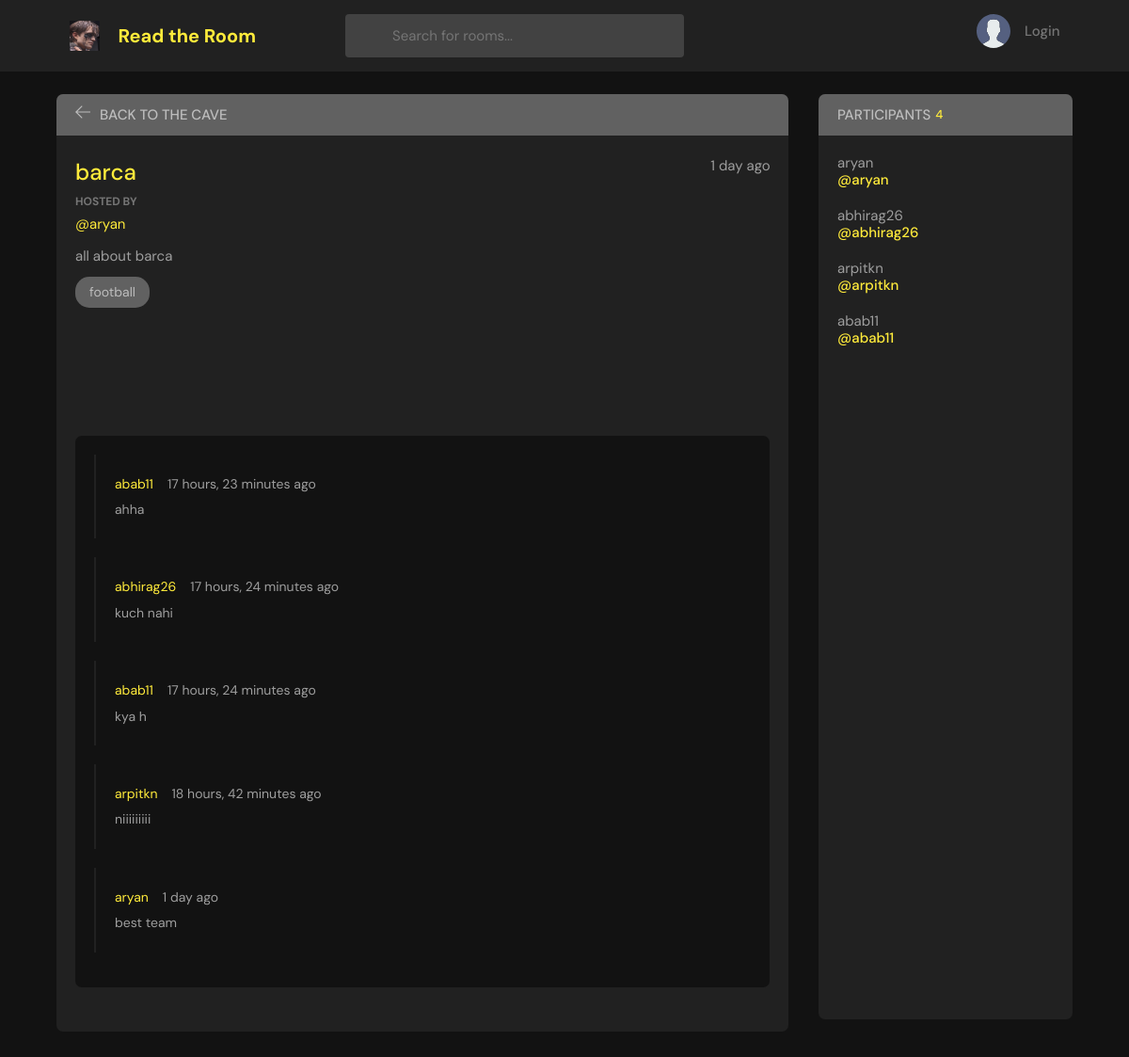
The app's page /about_page/33/ with its own data.
### base/models.py (models this page shows, shortened)
class Rooms(models.Model):
    host =  models.ForeignKey(User,on_delete=models.SET_NULL, null = True)
    topic =  models.ForeignKey(Topic,on_delete=models.SET_NULL, null = True)
    name = models.CharField(max_length=200)
    description = models.TextField(null=True, blank=True)
    participants = models.ManyToManyField(User,related_name='participants',blank = True)
    updated = models.DateTimeField(auto_now=True)
    created = models.DateTimeField(auto_now_add=True)
    class Meta:
        ordering = ['-updated','-created']

class Topic(models.Model):
    name = models.CharField(max_length=200)
    def __str__(self):
        return self.name

class Message(models.Model):
    user = models.ForeignKey(User, on_delete=models. CASCADE)
    room = models.ForeignKey(Rooms,on_delete=models.CASCADE)
    body = models.TextField()
    updated = models.DateTimeField(auto_now=True)
    created = models.DateTimeField(auto_now_add=True)
    class Meta:
        ordering = ['-updated','-created']

### base/views.py (the view, shortened to what this page needs)
# urls.py: path('about_page/<str:pk>/', views.about, name="about"),
def about(request,pk):
    room = Rooms.objects.get(id=pk)
    room_messages = room.message_set.all()
    participants = room.participants.all()
    context = {
        'room':room,
        'room_messages':room_messages,
        'participants': participants
    }
    return render(request,"base/about.html",context)

### base/templates/base/about.html (shortened to what this page needs)
{% extends 'main.html' %}
{% block content %}
{% load static %}
    <main class="profile-page layout layout--2">
      <div class="container">
        <div class="room">
          <div class="room__top">
            <div class="room__topLeft">
              <a href="{% url 'home' %}">
                <svg version="1.1" xmlns="http://www.w3.org/2000/svg" width="32" height="32" viewBox="0 0 32 32">
                  <title>arrow-left</title>
                  <path
                    d="M13.723 2.286l-13.723 13.714 13.719 13.714 1.616-1.611-10.96-10.96h27.625v-2.286h-27.625l10.965-10.965-1.616-1.607z"
                  ></path>
                </svg>
              </a>
              <h3>Back to the Cave</h3>
            </div>
          </div>
          <div class="room__box scroll">
            <div class="room__header scroll">
              <div class="room__info">
                <h3>{{room.name}}</h3>
                <span>{{room.created|timesince}} ago</span>
              </div>
              <div class="room__hosted">
                <p>Hosted By</p>
                <a href="{% url 'user-profile' room.host.id %}" class="room__author">
                  <span>@{{room.host}}</span>
                </a>
              </div>
              <div class="room__details">
               {{room.description}}
              </div>
              <span class="room__topics">{{room.topic}}</span>
            </div>
            <div class="room__conversation">
              <div class="threads scroll">
              {% for message in room_messages %}
                <div class="thread">
                  <div class="thread__top">
                    <div class="thread__author">
                      <a href="{% url 'user-profile' message.user.id %}" class="thread__authorInfo">
                        <span>{{message.user.username}}</span>
                      </a>
                      <span class="thread__date">{{message.created|timesince}} ago</span>
                    </div>
                  </div>
                  <div class="thread__details">
                  {{message.body}}
                  </div>
                </div>
              {% endfor %}
              </div>
            </div>
          </div>
        </div>
        <div class="participants">
          <h3 class="participants__top">Participants <span>{{participants.count}}</span></h3>
          <div class="participants__list scroll">
            {% for user in participants %}
            <a href="{% url 'user-profile' user.id %}" class="participant">
              <p>
               {{ user.username }}
                <span>@{{ user.username}}</span>
              </p>
            </a>
            {% endfor %}
          </div>
        </div>
      </div>
    </main>
    {% endblock content %}

### static/styles/style.css (style rules this page uses)
:root { --color-main: #ffeb3b; --color-main-light: #ffff72; --color-dark: #212121; --color-dark-medium: #424242; --color-dark-light: #616161; --color-light: #bdbdbd; --color-gray: #757575; --color-light-gray: #9e9e9e; --color-bg: #121212; --color-success: #5dd693; --color-error: #fc4b0b; }
* { font-family: "DM Sans", -apple-system, BlinkMacSystemFont, "Segoe UI", Roboto, Oxygen, Ubuntu, Cantarell, "Open Sans", "Helvetica Neue", sans-serif; margin: 0; padding: 0; box-sizing: border-box; text-rendering: optimizeLegibility; font-size: inherit; }
html { font-size: 56.25%; }
@media only screen and (min-width: 1200px) { html { font-size: 62.5%; } }
body { line-height: 1.6; font-weight: 400; font-size: 1.5rem; color: var(--color-light-gray); background-color: var(--color-bg); min-height: 100vh; }
a { display: inline-block; color: var(--color-main); text-decoration: none; }
.container { max-width: 120rem; width: 90%; margin: auto; }
.layout { margin-top: 2.4rem; }
.layout > .container { display: flex; justify-content: space-between; align-items: flex-start; }
.layout--2 > .container > div:first-child { flex-basis: 72%; }
.layout--2 > .container > div:last-child { flex-basis: 25%; }
.room, .participants { background: var(--color-dark); max-height: 87.5vh; border-radius: 0.7rem; overflow: hidden; position: relative; }
.room__top, .participants__top { background: var(--color-dark-light); display: flex; justify-content: space-between; align-items: center; padding: 1rem 2rem; position: relative; }
.room__top svg, .thread__top svg { width: 1.6rem; height: 1.6rem; fill: var(--color-light); cursor: pointer; }
.room__topLeft { display: flex; align-items: flex-end; gap: 1rem; }
.room__topLeft h3, .participants__top { text-transform: uppercase; font-weight: 500; color: var(--color-light); }
.room__topLeft svg { width: 1.6rem; height: 1.6rem; fill: var(--color-light); }
.room__header { max-height: 30vh; overflow-y: auto; position: absolute; width: 95%; background: var(--color-dark); z-index: 999; top: 4.4rem; padding-top: 2rem; padding-bottom: 1rem; }
.room__box { padding-left: 2rem; padding-right: 2rem; height: 80.5vh; padding-bottom: 0; }
.room__info { display: flex; justify-content: space-between; }
.room__info h3 { font-size: 2.4rem; font-weight: 500; color: var(--color-main); }
.room__hosted p { text-transform: uppercase; color: var(--color-gray); font-size: 1.2rem; font-weight: 700; line-height: 2; }
.room__author { display: flex; gap: 1rem; align-items: center; margin-bottom: 1rem; transition: all 0.3s ease-in-out; }
.room__topics { padding: 0.5rem 1.5rem; background: var(--color-dark-light); color: var(--color-light); display: inline-block; font-size: 1.4rem; border-radius: 1.5rem; margin: 1rem 0; }
.room__conversation { margin-top: 1rem; margin-bottom: 4rem; height: 64%; }
.threads { background: var(--color-bg); border-radius: 0.7rem; overflow-y: auto; height: 100%; margin-top: 28vh; padding: 0 2rem 4rem 2rem; }
.thread { border-left: 2px solid var(--color-dark); padding-left: 1rem; margin: 2rem 0; padding: 2rem; }
.thread__top { display: flex; align-items: center; justify-content: space-between; }
.thread__author { display: flex; align-items: center; gap: 1.5rem; font-size: 1.4rem; }
.thread__authorInfo { display: flex; align-items: center; gap: 1rem; }
.thread__details { font-size: 1.4rem; margin-top: 0.5rem; }
.participants__top span { color: var(--color-main); font-size: 1.3rem; text-transform: none; }
.participants__top { justify-content: flex-start; gap: 0.5rem; }
.participants__list { padding: 2rem; height: 82.5vh; overflow-y: scroll; padding-bottom: 0; }
.participant { display: flex; align-items: center; gap: 1.5rem; margin-bottom: 2rem; }
.participant p { color: var(--color-light-gray); line-height: 1.2; }
.participant span { display: block; font-weight: 500; color: var(--color-main); font-weight: 1.4rem; }

### records on screen
Rooms: name "barca", created "1 day", host "aryan", description "all about barca", topic "football"
Message: user.username "abab11", created "17 hours, 23 minutes", body "ahha"
Message: user.username "abhirag26", created "17 hours, 24 minutes", body "kuch nahi"
Message: user.username "abab11", created "17 hours, 24 minutes", body "kya h"
Message: user.username "arpitkn", created "18 hours, 42 minutes", body "niiiiiiiii"
Message: user.username "aryan", created "1 day", body "best team"

### other values on screen
{{ participants.count }} "4"
{{ user.username }} "aryan"
{{ user.username }} "abhirag26"
{{ user.username }} "arpitkn"
{{ user.username }} "abab11"
